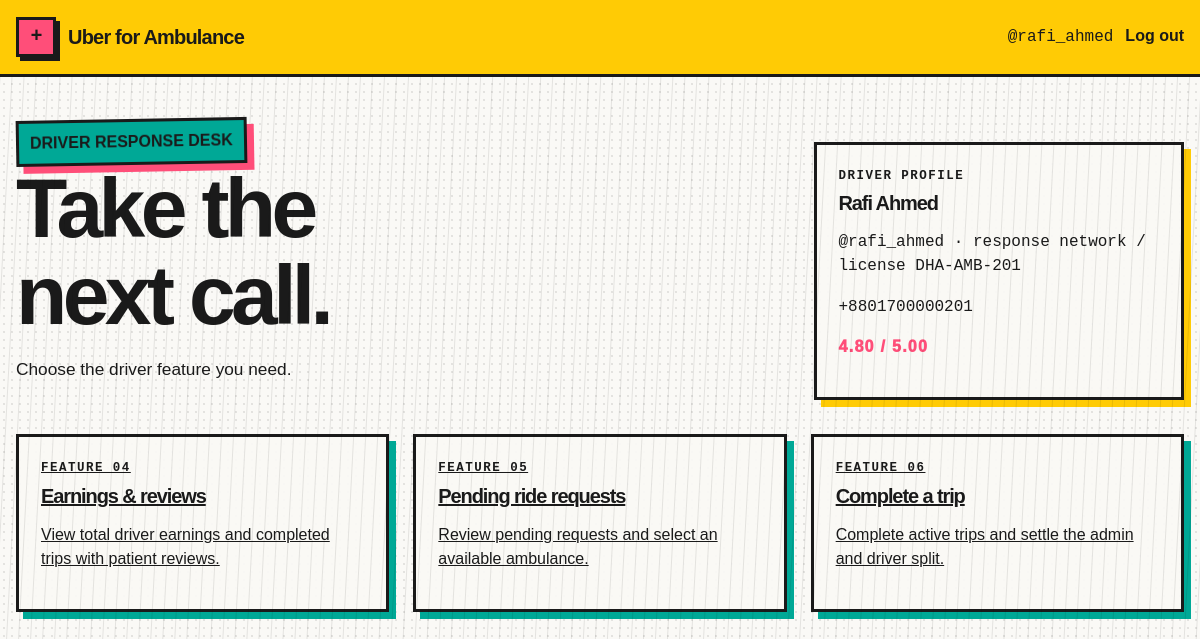
Page /driver.php?user_id=DR-201 (signed in) on the committed database.
### tables this page shows
CREATE TABLE `USER` (
    user_id VARCHAR(10) PRIMARY KEY,
    username VARCHAR(30) NOT NULL UNIQUE,
    first_name VARCHAR(50) NOT NULL,
    last_name VARCHAR(50) NOT NULL,
    password_hash VARCHAR(255) NOT NULL,
    CONSTRAINT chk_user_id_nonempty CHECK (CHAR_LENGTH(TRIM(user_id)) > 0),
    CONSTRAINT chk_user_name_nonempty CHECK (CHAR_LENGTH(TRIM(first_name)) > 0 AND CHAR_LENGTH(TRIM(last_name)) > 0)
);

CREATE TABLE DRIVER (
    user_id VARCHAR(10) PRIMARY KEY,
    license_no VARCHAR(20) NOT NULL UNIQUE,
    rating DECIMAL(3,2) NOT NULL DEFAULT 5.00,
    admin_id VARCHAR(10) NOT NULL,
    FOREIGN KEY (user_id) REFERENCES `USER`(user_id) ON DELETE CASCADE,
    FOREIGN KEY (admin_id) REFERENCES ADMIN(user_id),
    CONSTRAINT chk_driver_rating CHECK (rating >= 0.00 AND rating <= 5.00)
);

CREATE TABLE USER_PHONE (
    user_id VARCHAR(10),
    phone VARCHAR(20),
    PRIMARY KEY (user_id, phone),
    FOREIGN KEY (user_id) REFERENCES `USER`(user_id) ON DELETE CASCADE,
    CONSTRAINT chk_phone_nonempty CHECK (CHAR_LENGTH(TRIM(phone)) >= 7)
);

### driver.php (the view, shortened to what this page needs)
<?php
require_once __DIR__ . '/db.php';
$driverId = require_role('driver');
$safeDriverId = mysqli_real_escape_string($conn, $driverId);
$sql = "SELECT u.username, u.first_name, u.last_name, d.license_no, d.rating, ph.phone FROM `USER` u INNER JOIN DRIVER d ON u.user_id = d.user_id LEFT JOIN USER_PHONE ph ON ph.user_id = u.user_id WHERE u.user_id = '$safeDriverId'";
$result = mysqli_query($conn, $sql);
if (mysqli_num_rows($result) > 0) {
    $profile = mysqli_fetch_array($result, MYSQLI_ASSOC);
} else {
    die('Driver profile could not be found.');
}
layout_header('Driver home', '', $driverId);
?>
<section class="hero">
    <div><span class="kicker">DRIVER RESPONSE DESK</span><h1>Take the<br>next call.</h1><p class="lede">Choose the driver feature you need.</p></div>
    <div class="panel yellow"><p class="eyebrow">DRIVER PROFILE</p><h3><?= e($profile['first_name'] . ' ' . $profile['last_name']) ?></h3><p class="mono">@<?= e($profile['username']) ?> · response network / license <?= e($profile['license_no']) ?></p><p><?= phone_contact($profile['phone'] ?? null) ?></p><p class="rating"><?= number_format((float) $profile['rating'], 2) ?> / 5.00</p></div>
</section>
<section class="grid grid-3">
    <a class="card" href="driver_feature_04.php?user_id=<?= e($driverId) ?>"><p class="eyebrow">FEATURE 04</p><h3>Earnings & reviews</h3><p>View total driver earnings and completed trips with patient reviews.</p></a>
    <a class="card pink" href="driver_feature_05.php?user_id=<?= e($driverId) ?>"><p class="eyebrow">FEATURE 05</p><h3>Pending ride requests</h3><p>Review pending requests and select an available ambulance.</p></a>
    <a class="card teal" href="driver_feature_06.php?user_id=<?= e($driverId) ?>"><p class="eyebrow">FEATURE 06</p><h3>Complete a trip</h3><p>Complete active trips and settle the admin and driver split.</p></a>
</section>
<?php layout_footer(); ?>

### db.php (shortened to what this page needs)
<?php
function e(?string $value): string
{
    return htmlspecialchars((string) $value, ENT_QUOTES, 'UTF-8');
}
function clean_id(string $value): string
{
    return strtoupper(trim($value));
}
function require_role(string $role): string
{
    $userId = clean_id((string) ($_SESSION['user_id'] ?? ''));
    return $userId;
}
function phone_contact(?string $phone): string
{
    return '<span class="phone-contact"><span class="mono">' . e($phone) . '</span></span>';
}
function layout_header(string $title, string $eyebrow, string $userId = ''): void
{
    $dashboardByRole = [
        'patient' => 'patient.php',
        'driver' => 'driver.php',
        'admin' => 'admin.php',
    ];
    $role = (string) ($_SESSION['role'] ?? '');
    $displayUsername = (string) ($_SESSION['username'] ?? '');
    $brandHref = 'index.php';
    if ($userId !== '' && isset($dashboardByRole[$role])) {
        $brandHref = $dashboardByRole[$role] . '?user_id=' . rawurlencode($userId);
    }
    ?>
    <!doctype html>
    <html lang="en">
    <head>
        <link rel="stylesheet" href="style.css">
    </head>
    <body>
    <header class="site-header">
        <div class="container navbar">
            <a class="brand" href="<?= e($brandHref) ?>">
                <span class="brand-mark">+</span><span>Uber for Ambulance</span>
            </a>
            <nav class="nav-links">
                <?php if ($userId !== ''): ?><span class="mono">@<?= e($displayUsername !== '' ? $displayUsername : $userId) ?></span><a href="index.php?logout=1">Log out</a><?php endif; ?>
            </nav>
        </div>
    </header>
    <main>
        <div class="container">
    <?php
}
function layout_footer(): void
{
    ?>
        </div>
    </main>
    </body>
    </html>
    <?php
}

### style.css (style rules this page uses)
:root { --paper: #faf9f6; --paper-deep: #f1ede3; --ink: #1a1a1a; --pink: #ff4e79; --teal: #00a896; --yellow: #ffcb05; --line: 3px solid var(--ink); --shadow-pink: 7px 7px 0 var(--pink); --shadow-teal: 7px 7px 0 var(--teal); --shadow-yellow: 7px 7px 0 var(--yellow); }
* { box-sizing: border-box; }
html { scroll-behavior: smooth; }
body { margin: 0; min-height: 100vh; color: var(--ink); background-color: var(--paper); background-image: radial-gradient(rgba(26,26,26,.10) .75px, transparent .75px); background-size: 8px 8px; font-family: "Space Grotesk", "Trebuchet MS", Arial, sans-serif; line-height: 1.5; }
body::before { content: ""; position: fixed; inset: 0; pointer-events: none; opacity: .10; background: repeating-linear-gradient(93deg, transparent 0 3px, #1a1a1a 4px, transparent 5px 12px); mix-blend-mode: multiply; }
a { color: inherit; }
.container { width: min(1180px, calc(100% - 32px)); margin: 0 auto; }
.site-header { border-bottom: var(--line); background: var(--yellow); position: sticky; top: 0; z-index: 10; }
.navbar { min-height: 74px; display: flex; align-items: center; justify-content: space-between; gap: 20px; }
.brand { display: flex; align-items: center; gap: 12px; text-decoration: none; font-weight: 900; letter-spacing: -.04em; font-size: 1.25rem; }
.brand-mark { border: var(--line); width: 40px; height: 40px; display: grid; place-items: center; background: var(--pink); box-shadow: 4px 4px 0 var(--ink); font-family: "Courier New", monospace; font-weight: 900; }
.nav-links { display: flex; align-items: center; gap: 12px; flex-wrap: wrap; }
.nav-links a { font-weight: 800; text-decoration: none; border-bottom: 2px solid transparent; }
main { padding: 42px 0 72px; }
.hero { display: grid; grid-template-columns: 1.35fr .65fr; align-items: end; gap: 28px; margin-bottom: 34px; }
.eyebrow { margin: 0 0 8px; font-family: "Courier New", monospace; text-transform: uppercase; font-size: .78rem; font-weight: 900; letter-spacing: .12em; }
h1, h2, h3 { margin: 0 0 12px; line-height: 1.04; letter-spacing: -.055em; }
h1 { font-size: clamp(2.5rem, 7vw, 5.8rem); max-width: 850px; }
h3 { font-size: 1.25rem; }
.lede { font-size: 1.08rem; max-width: 720px; }
.mono { font-family: "Courier New", monospace; }
.kicker { display: inline-block; border: var(--line); background: var(--teal); padding: 8px 11px; font-weight: 900; box-shadow: var(--shadow-pink); transform: rotate(-1deg); }
.panel, .card, .stat, .table-wrap, .auth-card { border: var(--line); background: rgba(250,249,246,.93); padding: 22px; box-shadow: var(--shadow-teal); }
.panel.yellow, .stat:nth-child(2) { box-shadow: var(--shadow-yellow); }
.grid { display: grid; gap: 24px; }
.grid-3 { grid-template-columns: repeat(3, minmax(0, 1fr)); }
.rating { color: var(--pink); font-weight: 950; letter-spacing: .08em; }

### rows in the picture
user: first_name+last_name "Rafi Ahmed", username "rafi_ahmed", driver.license_no "DHA-AMB-201", user_phone.phone "+8801700000201", driver.rating "4.80"

### other values in the picture
$displayUsername !== '' ? $displayUsername : $userId "rafi_ahmed"
